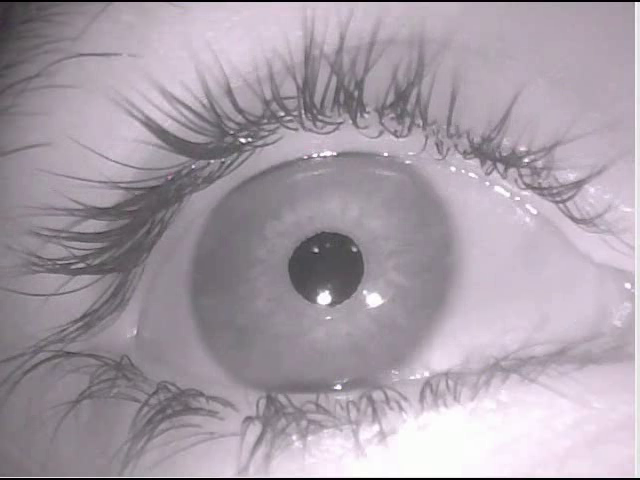
#> input picture frame 75 of exercicio7/inputs/eye01.mov, 640 x 480 px
$ python Ex701_pupil_detector.py
#> lines starting #> are read from the running program, lines starting #| are printed output that depends on the picture; after the words box and inside, x2 and y2 are one past the last pixel; in counts of white or black regions, pixels touching at a corner belong together
### ClassProperty.py
#<!--------------------------------------------------------------------------->
#<!--                   ITU - IT University of Copenhage                    -->
#<!--                      Computer Science Department                      -->
#<!--                    Eye Information Research Group                     -->
#<!--       Introduction to Image Analysis and Machine Learning Course      -->
#<!-- File       : ClassProperty.py                                         -->
#<!-- Description: Class for managing the direct access to non-instanced    -->
#<!--              objects in IAMLTools                                     -->
#<!-- Author     : Fabricio Batista Narcizo                                 -->
#<!--            : Rued Langgaards Vej 7 - 4D25 - DK-2300 - Kobenhavn S.    -->
#<!--            : fabn[at]itu[dot]dk                                       -->
#<!-- Responsable: Dan Witzner Hansen (witzner[at]itu[dot]dk)               -->
#<!--              Fabricio Batista Narcizo (fabn[at]itu[dot]dk)            -->
#<!-- Information: This class is based on an example available in Stack     -->
#<!--              Overflow Website (http://goo.gl/5YUJAQ)                  -->
#<!-- Date       : 12/03/2018                                               -->
#<!-- Change     : 12/03/2018 - Creation of this class                      -->
#<!-- Review     : 12/03/2018 - Finalized                                   -->
#<!--------------------------------------------------------------------------->

__version__ = "$Revision: 2018031201 $"

########################################################################
class ClassProperty(object):

    #----------------------------------------------------------------------#
    #                   ClassProperty Class Constructor                    #
    #----------------------------------------------------------------------#
    """Class for managing the direct access to non-instanced objects."""
    def __init__(self, getter, instance="0"):
        """ClassProperty Class Constructor."""
#> further down, frame is the input picture: shape (480, 640, 3); mean B, G, R 168.4, 158.6, 168.3
        self.getter   = getter
        self.instance = instance

    #----------------------------------------------------------------------#
    #                            Class Methods                             #
    #----------------------------------------------------------------------#
    def __get__(self, instance, owner):
        """Get the current object instance."""
        return self.getter(owner)

### Ex701_pupil_detector.py
#<!--------------------------------------------------------------------------->
#<!--                   ITU - IT University of Copenhage                    -->
#<!--                      Computer Science Department                      -->
#<!--                    Eye Information Research Group                     -->
#<!--       Introduction to Image Analysis and Machine Learning Course      -->
#<!-- File       : Ex701_pupil_detector.py                                  -->
#<!-- Description: Script to detect pupils in eye images using binary       -->
#<!--            : images and blob detection                                -->
#<!-- Author     : Fabricio Batista Narcizo                                 -->
#<!--            : Rued Langgaards Vej 7 - 4D25 - DK-2300 - Kobenhavn S.    -->
#<!--            : narcizo[at]itu[dot]dk                                    -->
#<!-- Responsable: Dan Witzner Hansen (witzner[at]itu[dot]dk)               -->
#<!--              Fabricio Batista Narcizo (fabn[at]itu[dot]dk)            -->
#<!-- Information: No additional information                                -->
#<!-- Date       : 12/03/2018                                               -->
#<!-- Change     : 12/03/2018 - Creation of this script                     -->
#<!-- Review     : 12/03/2018 - Finalized                                   -->
#<!--------------------------------------------------------------------------->

__version__ = "$Revision: 2018031201 $"

########################################################################
import cv2
import math
import numpy as np
import IAMLTools
import imutils

########################################################################

def onValuesChange(self, dummy=None):
    """ Handle updates when slides have changes."""
    global trackbarsValues
    trackbarsValues["threshold"] = cv2.getTrackbarPos("threshold", "Trackbars")
    trackbarsValues["minimum"]   = cv2.getTrackbarPos("minimum", "Trackbars")
    trackbarsValues["maximum"]   = cv2.getTrackbarPos("maximum", "Trackbars")
    #trackbarsValues["area"]  = cv2.getTrackbarPos("area", "Trackbars")

def showDetectedPupil(image, threshold, ellipses=None, centers=None, bestPupilID=None):
    """"
    Given an image and some eye feature coordinates, show the processed image.
    """
    # Copy the input image.
    processed = image.copy()
    if (len(processed.shape) == 2):
        processed = cv2.cvtColor(processed, cv2.COLOR_GRAY2BGR)

    # Draw the eye feature.
    if (ellipses is not None and len(ellipses) > 0 and
        centers  is not None and len(centers) > 0):
        for pupil, center in zip(ellipses, centers):
            cv2.ellipse(processed, pupil, (0, 0, 255), 2)
            if center[0] != -1 and center[1] != -1:
                cv2.circle(processed, (int(center[0]), int(center[1])), 5, (0, 0, 255), -1)

        # Draw the best pupil candidate:
        if (bestPupilID is not None and bestPupilID != -1):
            pupil  = ellipses[bestPupilID]
            center = centers[bestPupilID]

            cv2.ellipse(processed, pupil, (0, 255, 0), 2)
            if center[0] != -1 and center[1] != -1:
                cv2.circle(processed, (int(center[0]), int(center[1])), 5, (0, 255, 0), -1)

    # Show the processed image.
    cv2.imshow("Detected Pupil", processed)

def showScatterPlot(xData, yData, bestPupilID):
    """Plot the correlation of two blob properties."""
    #<!--------------------------------------------------------------------------->
    #<!--                            YOUR CODE HERE                             -->
    #<!--------------------------------------------------------------------------->

    pass

    #<!--------------------------------------------------------------------------->
    #<!--                                                                       -->
    #<!--------------------------------------------------------------------------->

def detectPupil(image, threshold=2, minimum=5, maximum=50):
    """
    Given an image, return the coordinates of the pupil candidates.
    """
#> called with threshold = 2, minimum = 5, maximum = 50
    # Create the output variable.
    bestPupilID = -1
    ellipses    = []
    centers     = []
    area        = []

    kernel  = np.ones((5,5),np.uint8)

    # Grayscale image.
    grayscale = image.copy()
    if len(grayscale.shape) == 3:
        grayscale = cv2.cvtColor(grayscale, cv2.COLOR_BGR2GRAY)

    # Define the minimum and maximum size of the detected blob.
    minimum = int(round(math.pi * math.pow(minimum, 2)))
    maximum = int(round(math.pi * math.pow(maximum, 2)))
    # [5 lines of commented-out code are left out]
    blur= cv2.bilateralFilter(grayscale,9,40,40)

    # Create a binary image.
    _, thres = cv2.threshold(blur, threshold, 255,cv2.THRESH_BINARY_INV)
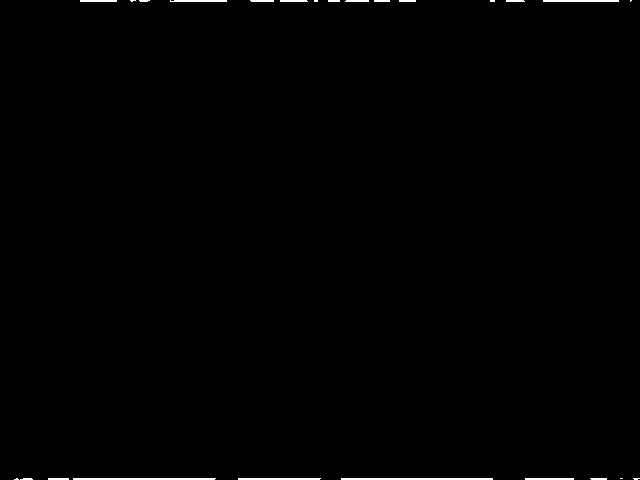
#> thres: shape (480, 640); 0.53% white; 25 white regions (8 under 20 px), largest, box (x1, y1, x2, y2) and area: (341, 478, 493, 480) 304, (73, 478, 216, 480) 285, (238, 478, 321, 480) 165

    cls = cv2.morphologyEx(thres,cv2.MORPH_CLOSE,kernel, iterations = 1)
#> cls: shape (480, 640); 0.54% white; 22 white regions (5 under 20 px), largest, box (x1, y1, x2, y2) and area: (48, 478, 216, 480) 336, (341, 478, 493, 480) 304, (238, 478, 321, 480) 166
    dilation = cv2.dilate(cls,kernel,iterations = 1)
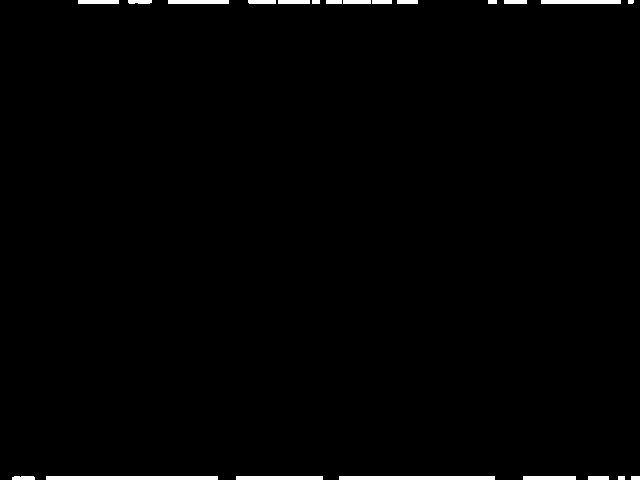
#> dilation: shape (480, 640); 1.2% white; 22 white regions
    #erosion = cv2.erode(thres, kernel, iterations = 2)

    # Show the threshould image.
    cv2.imshow("Threshold", dilation)

    # Find blobs in the input image.
    contours, _= cv2.findContours(dilation, cv2.RETR_LIST, cv2.CHAIN_APPROX_SIMPLE)
#> contours = 22 contours, 2 with area under 20; largest, box (x1, y1, x2, y2) and area: (46, 476, 218, 480) 513, (339, 476, 495, 480) 465, (236, 476, 323, 480) 258, (541, 0, 621, 4) 237, (168, 0, 229, 4) 180
    #<!--------------------------------------------------------------------------->
    #<!--                            YOUR CODE HERE                             -->
    #<!--------------------------------------------------------------------------->

    # Find the rotated rectangles and ellipses for each contour
    minRect = [None]*len(contours)
#> minRect = 22 items
    minEllipse = [None]*len(contours)
#> minEllipse = 22 items


    for i, c in enumerate(contours):
        (x, y, w, h) = cv2.boundingRect(c)

        minRect[i] = cv2.minAreaRect(c)
        M = cv2.moments(c)

        if (M["m00"] == 0) :
            M["m00"] = 1

        cX = int(M["m10"] / M["m00"])
        cY = int(M["m01"] / M["m00"])

        if c.shape[0] > minimum and c.shape[0] < maximum:


            minEllipse[i] = cv2.fitEllipse(c)

            cv2.ellipse(image, minEllipse[i], (0,0,255), 2)#desenhando a ellipse

            cv2.circle(image, (cX, cY), 4, (0, 0, 255), -1)# desenhando o circulo central da ellipse
#> this loop made 22 passes
#> (c, x, y, w, cX, cY) on passes 1, 2, 3, 4, 5, 6, 7, 10, 11: ([[631, 476], [631, 479], [639, 479], [639, 476]], 631, 476, 9, 635, 477), ([[618, 476], [618, 479], [624, 479], [624, 476]], 618, 476, 7, 621, 477), ([[588, 476], [588, 479], [608, 479], [608, 476]], 588, 476, 21, 598, 477), ([[523, 476], [523, 479], [575, 479], [575, 476]], 523, 476, 53, 549, 477), ([[339, 476], [339, 479], [494, 479], [494, 476]], 339, 476, 156, 416, 477), ([[236, 476], [236, 479], [322, 479], [322, 476]], 236, 476, 87, 279, 477), ([[46, 476], [46, 479], [217, 479], [217, 476]], 46, 476, 172, 131, 477), ([[541, 0], [541, 3], [620, 3], [620, 0]], 541, 0, 80, 580, 1), ([[504, 0], [504, 3], [526, 3], [526, 0]], 504, 0, 23, 515, 1)
#> (x, y, w, cX, cY) on passes 8, 9, 19, 21: (12, 476, 23, 23, 477), (628, 0, 6, 630, 1), (248, 0, 28, 261, 1), (128, 0, 24, 139, 1)


    #<!--------------------------------------------------------------------------->
    #<!--                                                                       -->
    #<!--------------------------------------------------------------------------->

    # Return the final result.
    return ellipses, centers, bestPupilID


# Define the trackbars.
trackbarsValues = {}
trackbarsValues["threshold"] = 2
trackbarsValues["minimum"]  = 5
trackbarsValues["maximum"]  = 50
#trackbarsValues["area"]  = 5

# Create an OpenCV window and some trackbars.
cv2.namedWindow("Trackbars", cv2.WINDOW_AUTOSIZE)
cv2.createTrackbar("threshold", "Trackbars",  0, 255, onValuesChange)
cv2.createTrackbar("minimum",   "Trackbars",  5,  40, onValuesChange)
cv2.createTrackbar("maximum",   "Trackbars", 50, 100, onValuesChange)
#cv2.createTrackbar("area",  "Trackbars",  5, 400, onValuesChange)

cv2.imshow("Trackbars", np.zeros((3, 500), np.uint8))

# Create a capture video object.
filename = "inputs/eye01.mov"
capture = cv2.VideoCapture(filename)

# This repetion will run while there is a new frame in the video file or
# while the user do not press the "q" (quit) keyboard button.
while True:
    # Capture frame-by-frame.
    retval, frame = capture.read()

    # Check if there is a valid frame.
    if not retval:
        # Restart the video.
        capture.set(cv2.CAP_PROP_POS_FRAMES, 0)
        continue

    # Get the detection parameters values.
    threshold = trackbarsValues["threshold"]
    minimum   = trackbarsValues["minimum"]
    maximum   = trackbarsValues["maximum"]
    #area  = trackbarsValues["area"]

    # Pupil detection.
    ellipses, centers, bestPupilID = detectPupil(frame, threshold, minimum, maximum)
#> ellipses = []; centers = []; bestPupilID = -1

    # Show the detected pupils.
    showDetectedPupil(frame, threshold, ellipses, centers, bestPupilID)

    # Display the captured frame.
    #cv2.imshow("Eye Image", frame)
    if cv2.waitKey(33) & 0xFF == ord("q"):
#> (key q is pressed here)
        break

# When everything done, release the capture object.
capture.release()
cv2.destroyAllWindows()
cv2.destroyAllWindows()

$ run again, starting later in the video
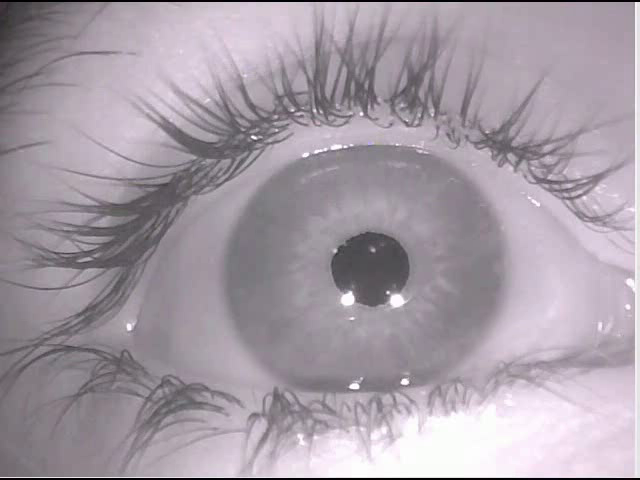
#> input picture frame 337 of exercicio7/inputs/eye01.mov, 640 x 480 px
#> frame is the input picture: shape (480, 640, 3); mean B, G, R 165.7, 156.1, 165.7
#> thres: shape (480, 640); 0.56% white; 20 white regions (3 under 20 px), largest, box (x1, y1, x2, y2) and area: (285, 478, 528, 480) 485, (28, 478, 146, 480) 234, (189, 478, 279, 480) 180
#> cls: shape (480, 640); 0.56% white; 16 white regions (2 under 20 px), largest, box (x1, y1, x2, y2) and area: (285, 478, 528, 480) 485, (335, 0, 466, 2) 262, (28, 478, 146, 480) 234
#> in detectPupil, `dilation = cv2.dilate(cls,kernel,iterations = 1)`:
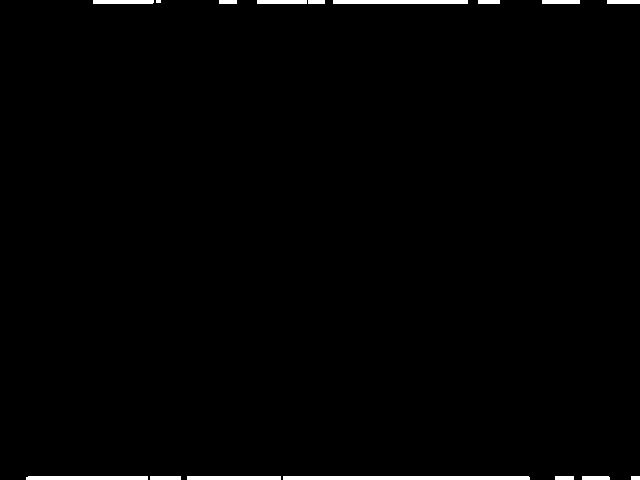
#> dilation: shape (480, 640); 1.2% white; 16 white regions (1 under 20 px)
#> contours = 16 contours, 1 with area under 20; largest, box (x1, y1, x2, y2) and area: (283, 476, 530, 480) 738, (333, 0, 468, 4) 402, (26, 476, 148, 480) 362, (187, 476, 281, 480) 279, (93, 0, 154, 4) 180
#> minRect = 16 items
#> the loop in detectPupil, `for i, c in enumerate(contours):` made 16 passes
#> (c, x, y, w, h, cX, cY) on passes 1, 3, 5, 6, 8: ([[631, 476], [631, 479], [639, 479], [639, 476]], 631, 476, 9, 4, 635, 477), ([[555, 476], [555, 479], [573, 479], [573, 476]], 555, 476, 19, 4, 564, 477), ([[187, 476], [187, 479], [280, 479], [280, 476]], 187, 476, 94, 4, 233, 477), ([[150, 476], [150, 479], [180, 479], [180, 476]], 150, 476, 31, 4, 165, 477), ([[607, 0], [607, 3], [639, 3], [639, 0]], 607, 0, 33, 4, 623, 1)
#> ellipses = []; bestPupilID = -1

$ run again, starting later in the video
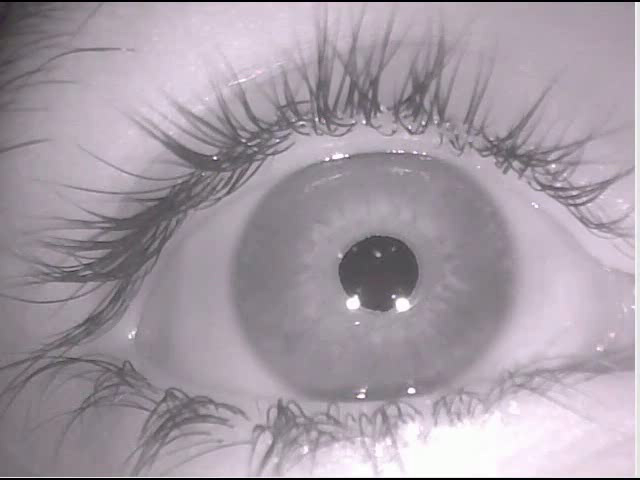
#> input picture frame 600 of exercicio7/inputs/eye01.mov, 640 x 480 px
#> frame is the input picture: shape (480, 640, 3); mean B, G, R 165.7, 156.1, 165.8
#> thres: shape (480, 640); 0.75% white; 7 white regions (2 under 20 px), largest, box (x1, y1, x2, y2) and area: (8, 478, 546, 480) 1074, (138, 0, 497, 2) 718, (510, 0, 625, 2) 230, (550, 478, 640, 480) 180, (78, 0, 130, 2) 103
#> cls: shape (480, 640); 0.76% white; 5 white regions (1 under 20 px), largest, box (x1, y1, x2, y2) and area: (8, 478, 640, 480) 1262, (138, 0, 497, 2) 718, (510, 0, 625, 2) 230, (78, 0, 130, 2) 103
#> in detectPupil, `dilation = cv2.dilate(cls,kernel,iterations = 1)`:
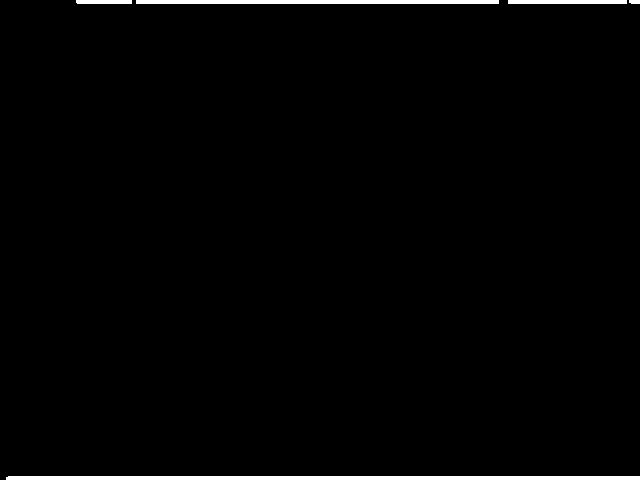
#> dilation: shape (480, 640); 1.5% white; 5 white regions
#> contours = 5 contours; box (x1, y1, x2, y2) and area: (6, 476, 640, 480) 1898, (136, 0, 499, 4) 1086, (508, 0, 627, 4) 354, (76, 0, 132, 4) 164, (629, 0, 640, 4) 28
#> in detectPupil, `minRect = [None]*len(contours)`: minRect = 5 items
#> the loop in detectPupil, `for i, c in enumerate(contours):` made 5 passes
#> (x, y, w, cX, cY) on passes 1, 2, 5: (6, 476, 634, 322, 477), (629, 0, 11, 634, 1), (76, 0, 56, 103, 1)
#> after the loop in detectPupil, `for i, c in enumerate(contours):`: minRect = [((322.5, 477.5), (3, 633), -90), ((634, 1.5), (3, 10), -90), ((567, 1.5), (3, 118), -90), ((317, 1.5), (3, 362), -90), ((103.5, 1.5), (3, 55), -90)]
#> ellipses = []; bestPupilID = -1
